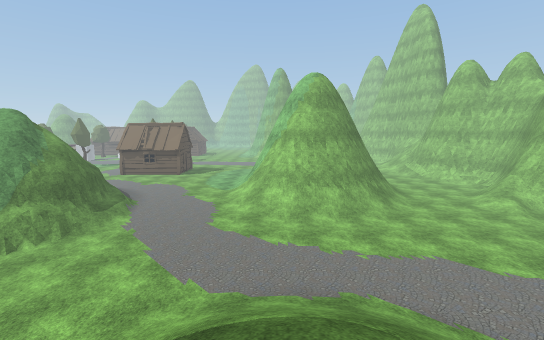
View 1 (above)

24 first-person views from a walk through a scene from a Unity 3-D project. The camera is 1.3 m above the floor, tilts 8° down and sees 90° across. The floor is counted in squares, 1 m on a side. Each view is taken from the middle of a square. On the plan, view 1 faces up. The plan holds only what a view shows up to about 13 squares ahead; the rest is blank. The place goes on beyond the plan. The player character is not drawn. Some animated figures are left out. Some surface patterns are stand-ins.

View 2
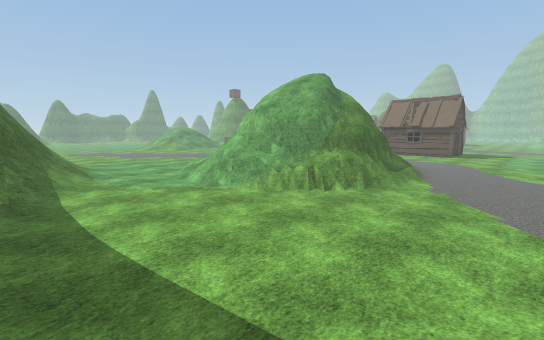

View 3
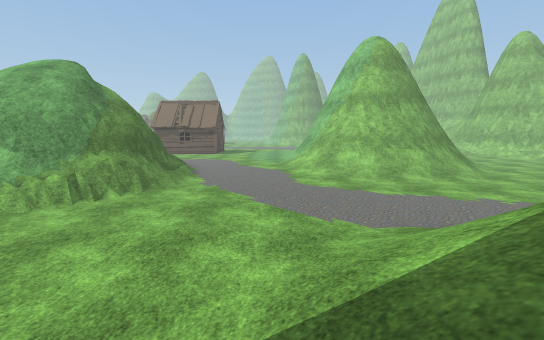

View 4
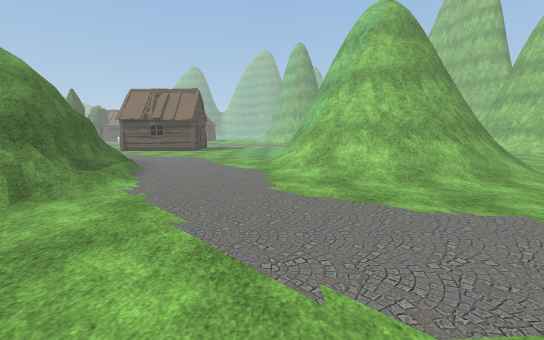

View 5
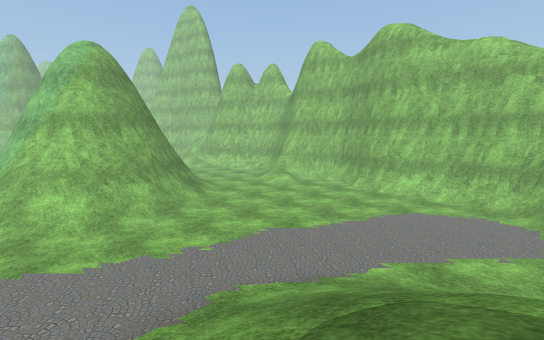

View 6
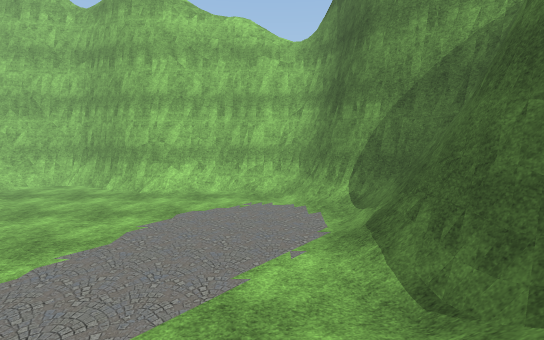

View 7
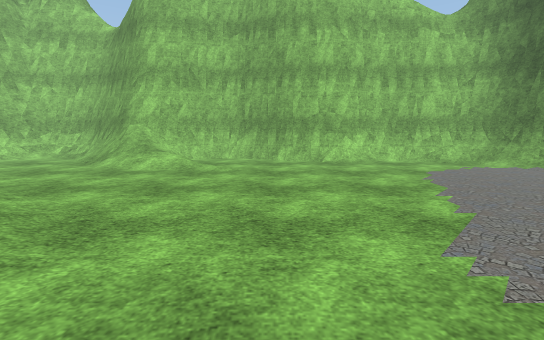

View 8
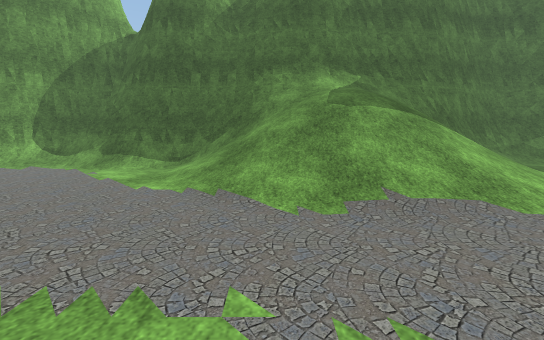

View 9
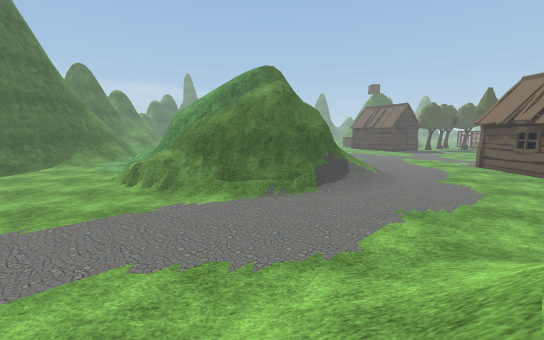

View 10
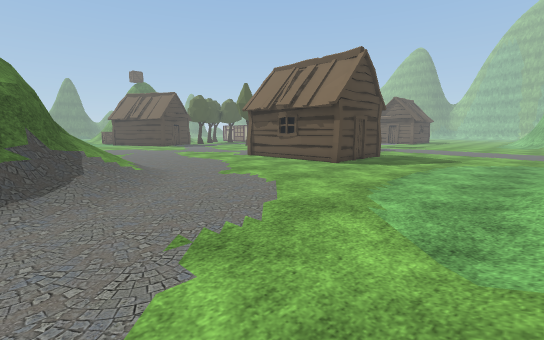

View 11
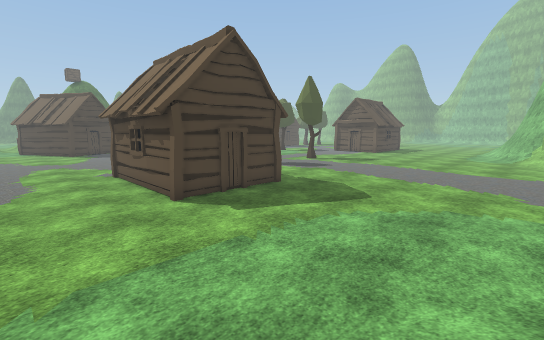

View 12
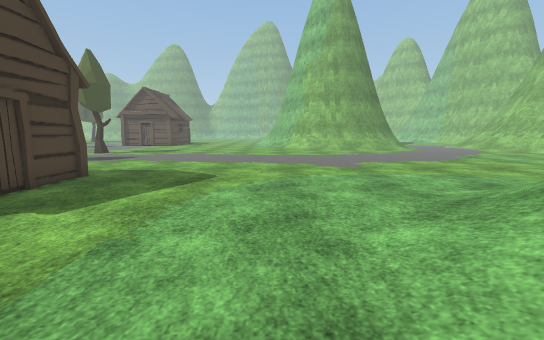

View 13
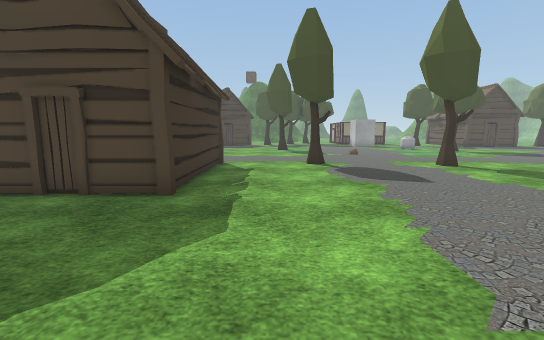

View 14
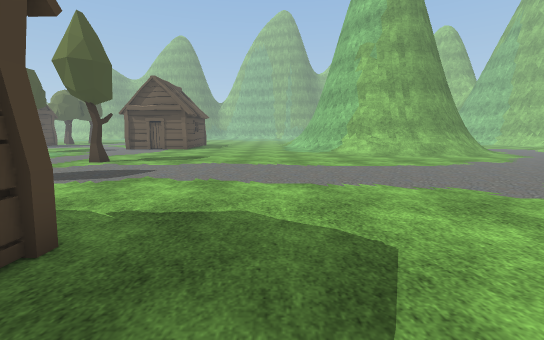

View 15
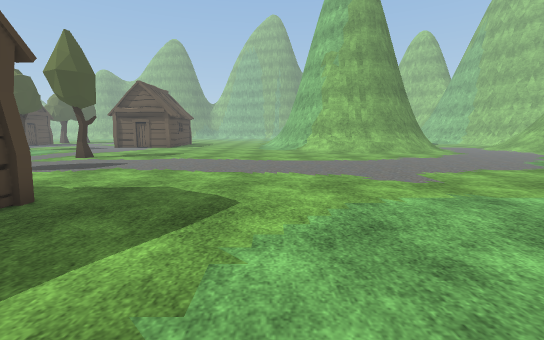

View 16
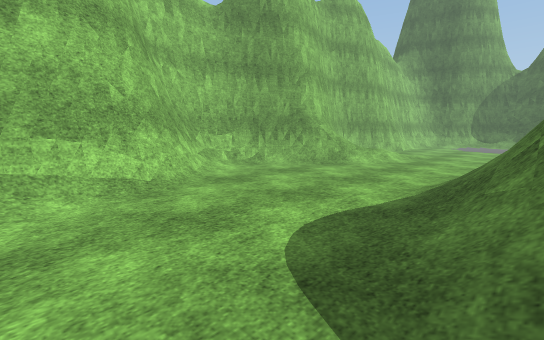

View 17
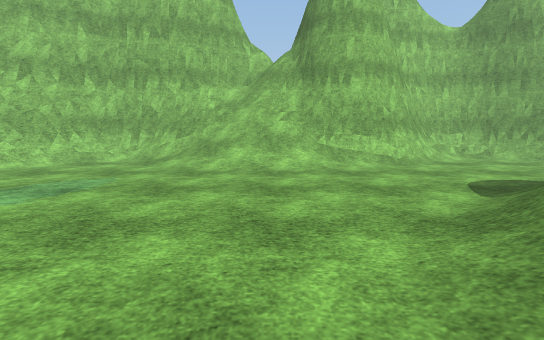

View 18
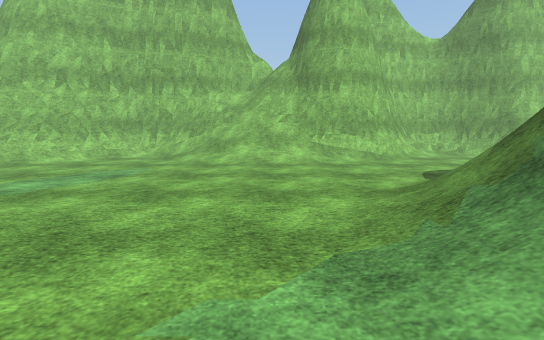

View 19
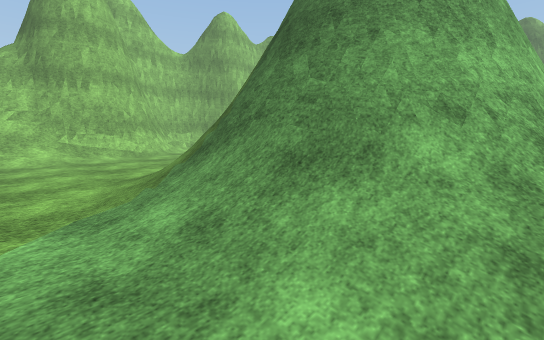

View 20
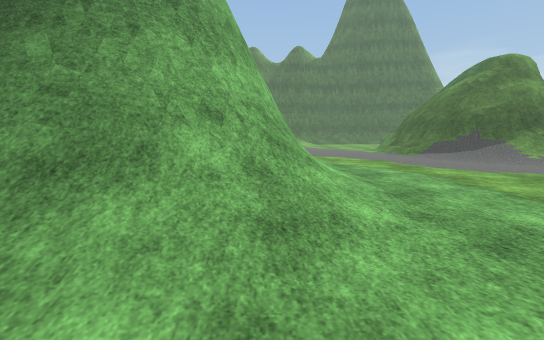

View 21
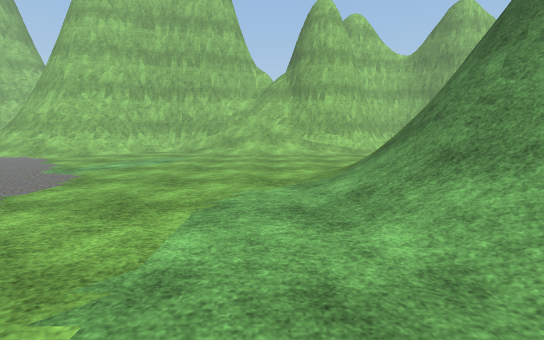

View 22
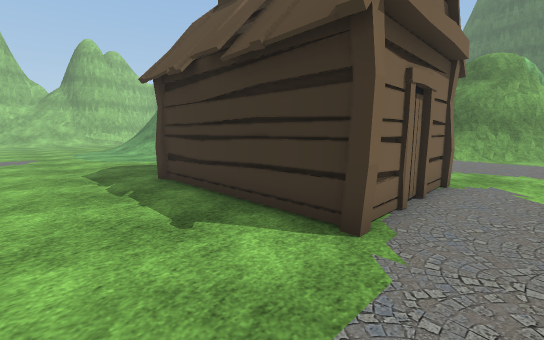

View 23
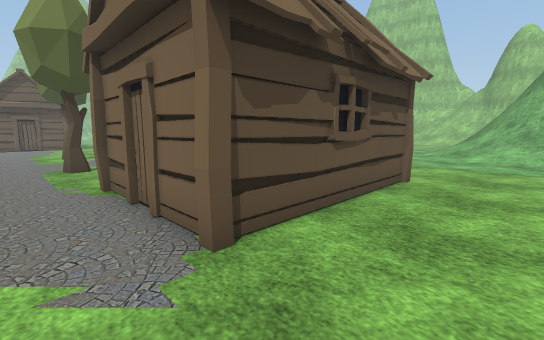

View 24
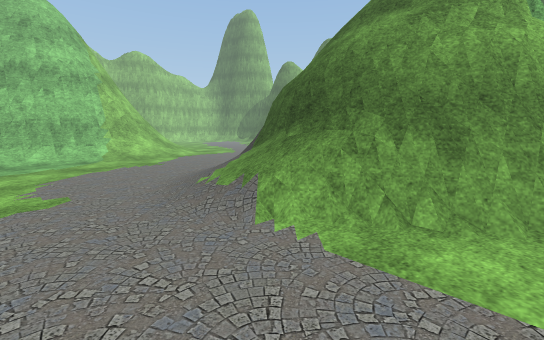

### Floor plan
Key: @ floor where view 1 was taken; # wall or solid block; . main floor; : floor 0.25 m higher than the main floor; + floor 0.5 m higher than the main floor; * floor 0.75 m higher than the main floor; % floor 1 m higher than the main floor; & floor 1.25 m higher than the main floor; $ floor 1.5 m higher than the main floor; / step, stairs or slope; = window, fence, low wall or low ledge; H hut; T tree; O other object.
Columns run from 17 left of view 1 to 16 right of it. Each row starts with its distance up from view 1.
 42 .......................  ... /##
 41 ..TT................... ...../O##
 40 ............................../=##
 39 .............................../##
 38 ................................/#
 37 ................................/#
 36 ..T............................//#
 35 ...............................//#
 34 ..............................///=
 33 ..............................////
 32 ..HHHHHH......................////
 31 ..H    H......................///#
 30 ..H    H...........//.........//=#
 29 ..H    H........////////......//##
 28 ..HHHHHH.......//////////....../#
 27 ...............///==##= O/...../#
 26 ..............///=######=/...../#
 25 ..............//=##     #=/.....##
 24 ..............//##       #/.....=#
 23 ............../=#        #/......#
 22 ............../=#        #/.......
 21 ............../##          .......
 20 ..#////......./=#         =......=
 19 .==/////......//##         ...../#
 18 ######=//.....//=##    ##= ..../=#
 17 ########/.....//########= ....///#
 16 #     ##=......///=####=O/....///#
 15       ##O......//////////...../ /#
 14       ###........///////......//.#
 13       ##=........../.............=
 12       #==........................#
 11      ##==........................#
 10    ###=//.......................=#
  9    $&%*:........................=#
  8   //*+..........................##
  7  ///............................=#
  6 ..............///////............#
  5 ............./////////..........=#
  4 .............//////////.........=#
  3 //..........////////////........##
  2 #///........  //////////....../=##
  1 ###=/......  /   ////=////////###
  0          //==##=/@//#######=O###
 -1         ##############   #####

Positions as (right, up) in squares from view 1, and headings:
1: (0, 0), facing up
2: (-4, 1), facing up-left
3: (-4, 1), facing up
4: (-3, 5), facing up
5: (-1, 2), facing up-right
6: (3, 3), facing right
7: (3, 11), facing right
8: (3, 11), facing down
9: (1, 15), facing left
10: (-3, 17), facing up-left
11: (-2, 24), facing up-left
12: (-4, 24), facing up
13: (-4, 34), facing left
14: (-7, 29), facing up
15: (-5, 27), facing up
16: (8, 28), facing down-right
17: (3, 31), facing right
18: (1, 31), facing right
19: (-1, 31), facing down-right
20: (-1, 31), facing down
21: (-3, 31), facing right
22: (-17, 35), facing down-right
23: (-17, 25), facing up-right
24: (-17, 23), facing down-right
